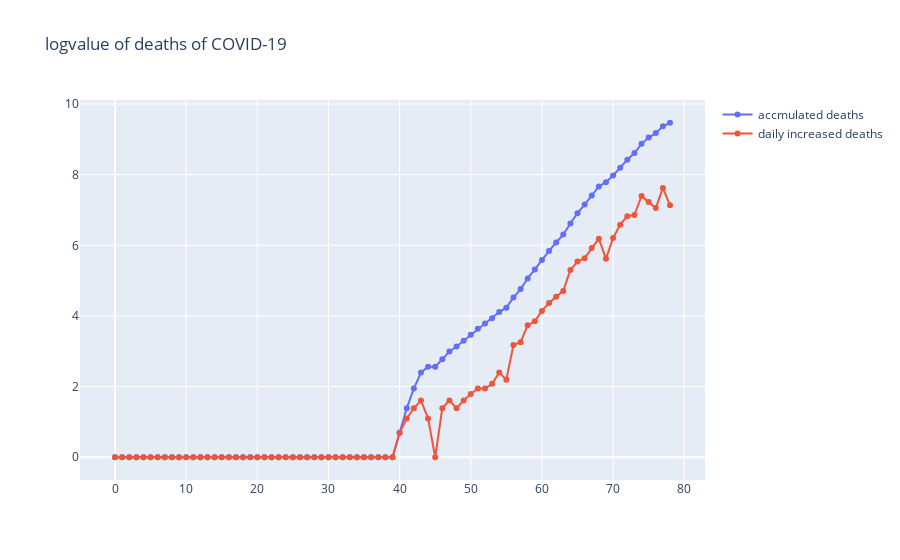
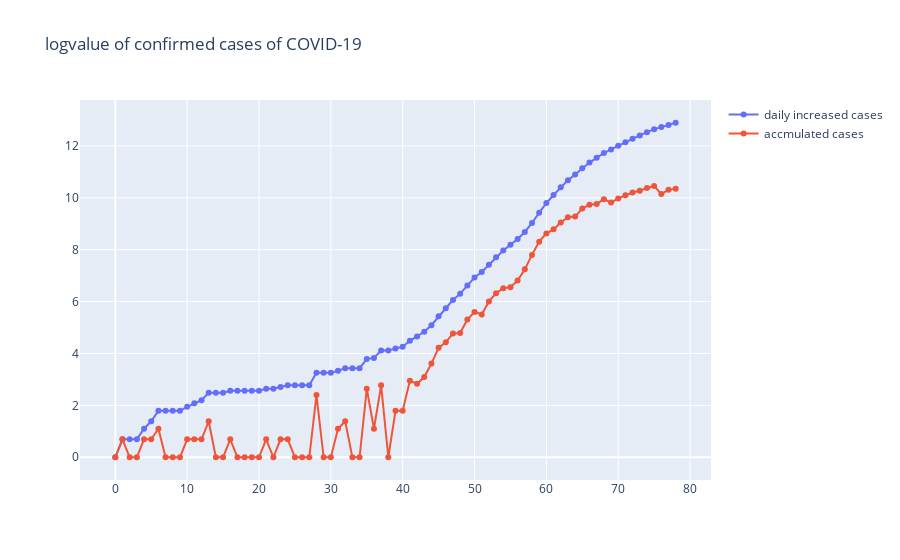

Write notebook code for charts like these, in order.
### Code cell
#plot log
trace4 = go.Scatter(
    x = df1['time'],
    y = np.log(df1['adeath']+1),
    mode = 'lines+markers',
    name = 'accmulated deaths'
)
trace5 = go.Scatter(
    x = df1['time'],
    y = np.log(df1['ddeath']+1),
    mode = 'lines+markers',
    name = 'daily increased deaths'
)
trace6 = go.Scatter(
    x = df1['time'],
    y = np.log(1+df1['acase']),
    mode = 'lines+markers',
    name = 'daily increased cases'
)
trace7 = go.Scatter(
    x = df1['time'],
    y = np.log(df1['dcase']+1),
    mode = 'lines+markers',
    name = 'accmulated cases'
)
data3 = [trace4,trace5]
data4 = [trace6,trace7]
layout3 = dict(title ='logvalue of deaths of COVID-19')
layout4 = dict(title ='logvalue of confirmed cases of COVID-19')
fig3 = dict(data =data3, layout =layout3)
fig4 = dict(data =data4, layout =layout4)
plotly.offline.iplot(fig3)
plotly.offline.iplot(fig4)

### Figure 1 — Plotly figure (JSON) as saved in the notebook; plotly's stock layout.template omitted (floating-point values rounded to 4 significant figures)
{"data": [{"mode": "lines+markers", "name": "accmulated deaths", "type": "scatter", "x": [0, 1, 2, 3, 4, 5, 6, 7, 8, 9, 10, 11, 12, 13, 14, 15, 16, 17, 18, 19, 20, 21, 22, 23, 24, 25, 26, 27, 28, 29, 30, 31, 32, 33, 34, 35, 36, 37, 38, 39, 40, 41, 42, 43, 44, 45, 46, 47, 48, 49, 50, 51, 52, 53, 54, 55, 56, 57, 58, 59, 60, 61, 62, 63, 64, 65, 66, 67, 68, 69, 70, 71, 72, 73, 74, 75, 76, 77, 78], "y": [0, 0, 0, 0, 0, 0, 0, 0, 0, 0, 0, 0, 0, 0, 0, 0, 0, 0, 0, 0, 0, 0, 0, 0, 0, 0, 0, 0, 0, 0, 0, 0, 0, 0, 0, 0, 0, 0, 0, 0, 0.6931, 1.386, 1.946, 2.398, 2.565, 2.565, 2.773, 2.996, 3.135, 3.296, 3.466, 3.638, 3.784, 3.932, 4.111, 4.234, 4.522, 4.762, 5.063, 5.318, 5.583, 5.841, 6.08, 6.304, 6.616, 6.909, 7.155, 7.41, 7.668, 7.789, 7.976, 8.198, 8.423, 8.613, 8.873, 9.049, 9.176, 9.368, 9.47]}, {"mode": "lines+markers", "name": "daily increased deaths", "type": "scatter", "x": [0, 1, 2, 3, 4, 5, 6, 7, 8, 9, 10, 11, 12, 13, 14, 15, 16, 17, 18, 19, 20, 21, 22, 23, 24, 25, 26, 27, 28, 29, 30, 31, 32, 33, 34, 35, 36, 37, 38, 39, 40, 41, 42, 43, 44, 45, 46, 47, 48, 49, 50, 51, 52, 53, 54, 55, 56, 57, 58, 59, 60, 61, 62, 63, 64, 65, 66, 67, 68, 69, 70, 71, 72, 73, 74, 75, 76, 77, 78], "y": [0, 0, 0, 0, 0, 0, 0, 0, 0, 0, 0, 0, 0, 0, 0, 0, 0, 0, 0, 0, 0, 0, 0, 0, 0, 0, 0, 0, 0, 0, 0, 0, 0, 0, 0, 0, 0, 0, 0, 0, 0.6931, 1.099, 1.386, 1.609, 1.099, 0, 1.386, 1.609, 1.386, 1.609, 1.792, 1.946, 1.946, 2.079, 2.398, 2.197, 3.178, 3.258, 3.738, 3.85, 4.143, 4.369, 4.543, 4.71, 5.303, 5.541, 5.635, 5.924, 6.188, 5.617, 6.209, 6.585, 6.825, 6.859, 7.399, 7.223, 7.054, 7.625, 7.132]}], "layout": {"title": {"text": "logvalue of deaths of COVID-19"}}}

### Figure 2 — Plotly figure (JSON) as saved in the notebook; plotly's stock layout.template omitted (floating-point values rounded to 4 significant figures)
{"data": [{"mode": "lines+markers", "name": "daily increased cases", "type": "scatter", "x": [0, 1, 2, 3, 4, 5, 6, 7, 8, 9, 10, 11, 12, 13, 14, 15, 16, 17, 18, 19, 20, 21, 22, 23, 24, 25, 26, 27, 28, 29, 30, 31, 32, 33, 34, 35, 36, 37, 38, 39, 40, 41, 42, 43, 44, 45, 46, 47, 48, 49, 50, 51, 52, 53, 54, 55, 56, 57, 58, 59, 60, 61, 62, 63, 64, 65, 66, 67, 68, 69, 70, 71, 72, 73, 74, 75, 76, 77, 78], "y": [0, 0.6931, 0.6931, 0.6931, 1.099, 1.386, 1.792, 1.792, 1.792, 1.792, 1.946, 2.079, 2.197, 2.485, 2.485, 2.485, 2.565, 2.565, 2.565, 2.565, 2.565, 2.639, 2.639, 2.708, 2.773, 2.773, 2.773, 2.773, 3.258, 3.258, 3.258, 3.332, 3.434, 3.434, 3.434, 3.784, 3.829, 4.111, 4.111, 4.19, 4.263, 4.489, 4.654, 4.836, 5.088, 5.434, 5.743, 6.061, 6.306, 6.619, 6.927, 7.142, 7.42, 7.708, 7.972, 8.189, 8.414, 8.684, 9.03, 9.427, 9.798, 10.11, 10.41, 10.68, 10.9, 11.14, 11.36, 11.54, 11.73, 11.86, 12.01, 12.14, 12.28, 12.4, 12.53, 12.65, 12.73, 12.81, 12.89]}, {"mode": "lines+markers", "name": "accmulated cases", "type": "scatter", "x": [0, 1, 2, 3, 4, 5, 6, 7, 8, 9, 10, 11, 12, 13, 14, 15, 16, 17, 18, 19, 20, 21, 22, 23, 24, 25, 26, 27, 28, 29, 30, 31, 32, 33, 34, 35, 36, 37, 38, 39, 40, 41, 42, 43, 44, 45, 46, 47, 48, 49, 50, 51, 52, 53, 54, 55, 56, 57, 58, 59, 60, 61, 62, 63, 64, 65, 66, 67, 68, 69, 70, 71, 72, 73, 74, 75, 76, 77, 78], "y": [0, 0.6931, 0, 0, 0.6931, 0.6931, 1.099, 0, 0, 0, 0.6931, 0.6931, 0.6931, 1.386, 0, 0, 0.6931, 0, 0, 0, 0, 0.6931, 0, 0.6931, 0.6931, 0, 0, 0, 2.398, 0, 0, 1.099, 1.386, 0, 0, 2.639, 1.099, 2.773, 0, 1.792, 1.792, 2.944, 2.833, 3.091, 3.611, 4.22, 4.431, 4.771, 4.787, 5.308, 5.602, 5.505, 6.006, 6.323, 6.515, 6.555, 6.811, 7.244, 7.8, 8.311, 8.629, 8.784, 9.051, 9.253, 9.277, 9.589, 9.731, 9.76, 9.947, 9.817, 9.977, 10.1, 10.21, 10.27, 10.38, 10.45, 10.15, 10.31, 10.35]}], "layout": {"title": {"text": "logvalue of confirmed cases of COVID-19"}}}
